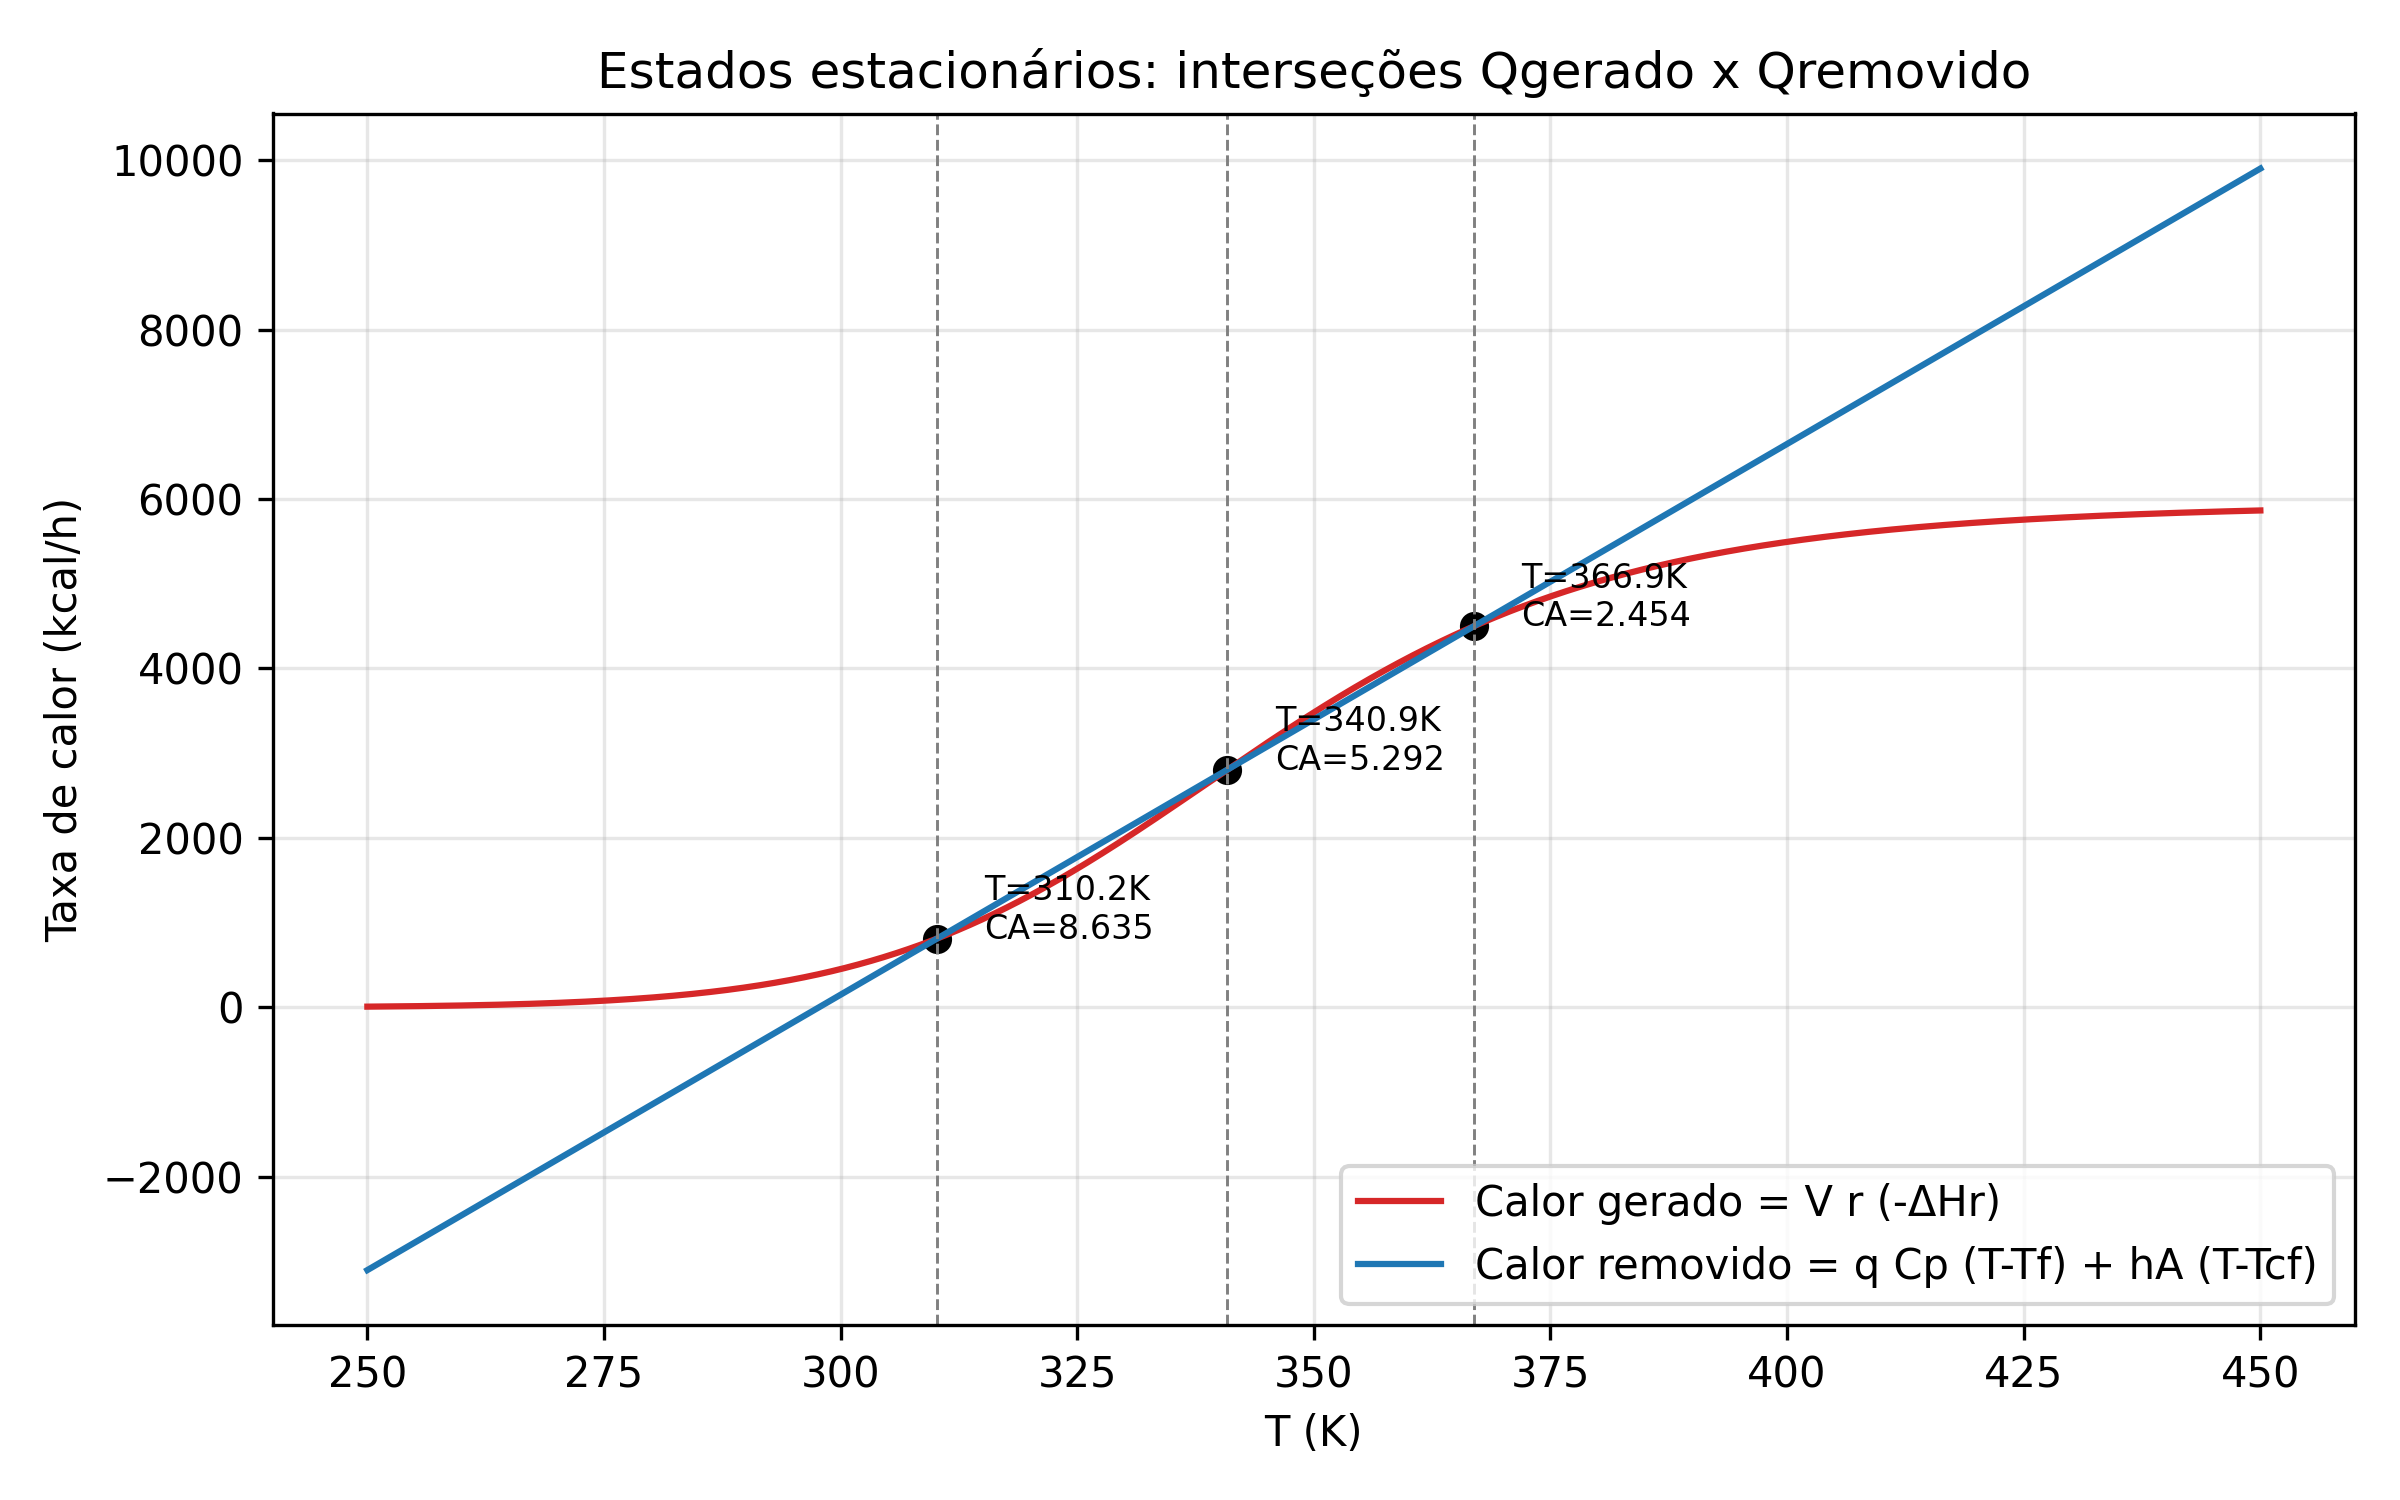

The Python source for this figure:
from pathlib import Path
import numpy as np
import matplotlib.pyplot as plt

# Dados
q = 0.1            # m^3/h
V = 0.1            # m^3
k0 = 9703*3600     # 1/h (9703 s^-1 -> h^-1)
dH = 5960          # kcal/kmol  (usa-se (-ΔHr) > 0)
E = 11843          # kcal/kmol
Cp = 500           # kcal/(m^3.K)
hA = 15            # kcal/(h.K)
R = 1.987          # kcal/(kmol.K)
Tcf = 290          # K
Tf = 300           # K
CAf = 10           # kmol/m^3

# Funções
k  = lambda T: k0*np.exp(-E/(R*T))
CA = lambda T: ((q/V)*CAf) / (k(T) + (q/V))
r  = lambda T: k(T)*CA(T)
Qgen = lambda T: V*r(T)*dH
Qrem = lambda T: q*Cp*(T - Tf) + hA*(T - Tcf)
F = lambda T: Qgen(T) - Qrem(T)

# Busca de raízes (varredura + bisseção)
Tmin, Tmax, ngrid = 250.0, 450.0, 2000
Tgrid = np.linspace(Tmin, Tmax, ngrid)
Fgrid = F(Tgrid)

roots = []
for i in range(len(Tgrid)-1):
    if Fgrid[i]*Fgrid[i+1] < 0:
        a, b = Tgrid[i], Tgrid[i+1]
        fa, fb = Fgrid[i], Fgrid[i+1]
        for _ in range(80):  # bisseção
            m = 0.5*(a+b)
            fm = F(m)
            if fa*fm <= 0:
                b, fb = m, fm
            else:
                a, fa = m, fm
        roots.append(0.5*(a+b))
# Mostrar soluções (escrever em arquivo)
output_path = Path(__file__).with_name('resultados_estados_estacionarios.txt')
lines = ["Estados estacionários (T em K, CA em kmol/m^3, r em kmol/(m^3.h)):"]
for Tsol in roots:
    CAsol = CA(Tsol)
    rsol  = r(Tsol)
    lines.append(f"T={Tsol:.3f} K, CA={CAsol:.6f}, r={rsol:.6f}")
output_path.write_text("\n".join(lines), encoding='utf-8')

# Gráfico: calor gerado x removido
plt.figure(figsize=(8,5))
plt.plot(Tgrid, Qgen(Tgrid), label='Calor gerado = V r (-ΔHr)', c='tab:red')
plt.plot(Tgrid, Qrem(Tgrid), label='Calor removido = q Cp (T-Tf) + hA (T-Tcf)', c='tab:blue')
for Tsol in roots:
    plt.axvline(Tsol, color='gray', ls='--', lw=0.7)
    plt.scatter([Tsol], [Qgen(Tsol)], color='black')
    plt.text(Tsol+5, Qgen(Tsol), f"T={Tsol:.1f}K\nCA={CA(Tsol):.3f}", fontsize=8)
plt.xlabel('T (K)')
plt.ylabel('Taxa de calor (kcal/h)')
plt.title('Estados estacionários: interseções Qgerado x Qremovido')
plt.legend()
plt.grid(True, alpha=0.3)
plt.tight_layout()
figure_path = Path(__file__).with_name('estados_estacionarios.png')
plt.savefig(figure_path, dpi=300)